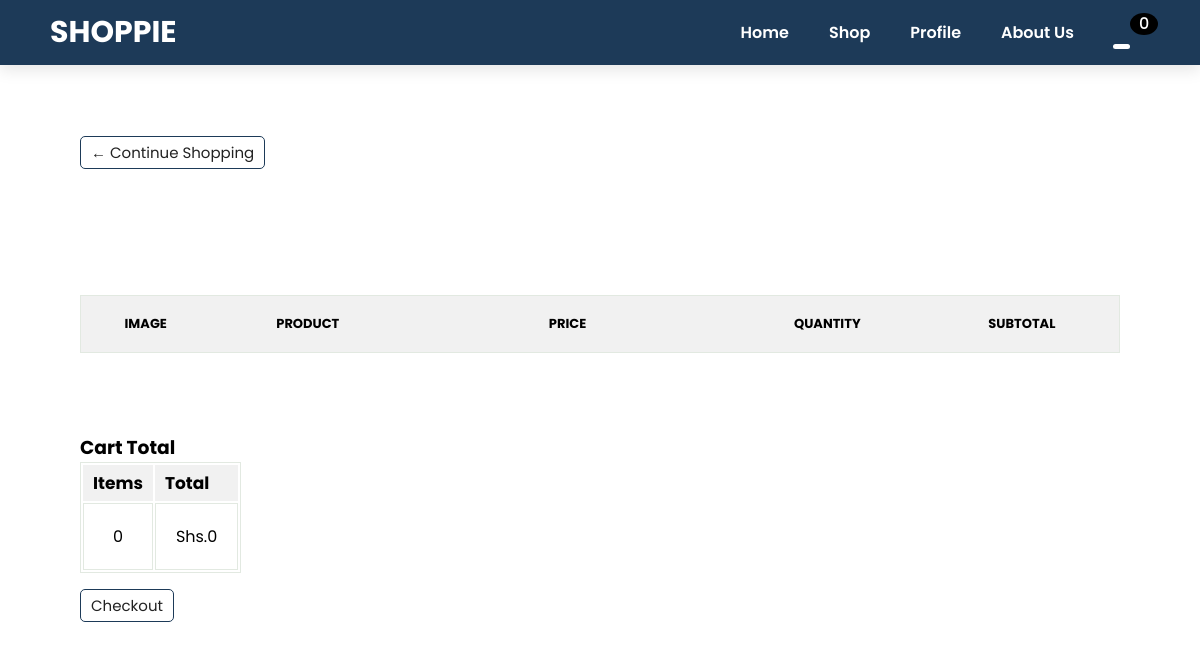
The page /cart/ (signed in) on the database as committed earlier.
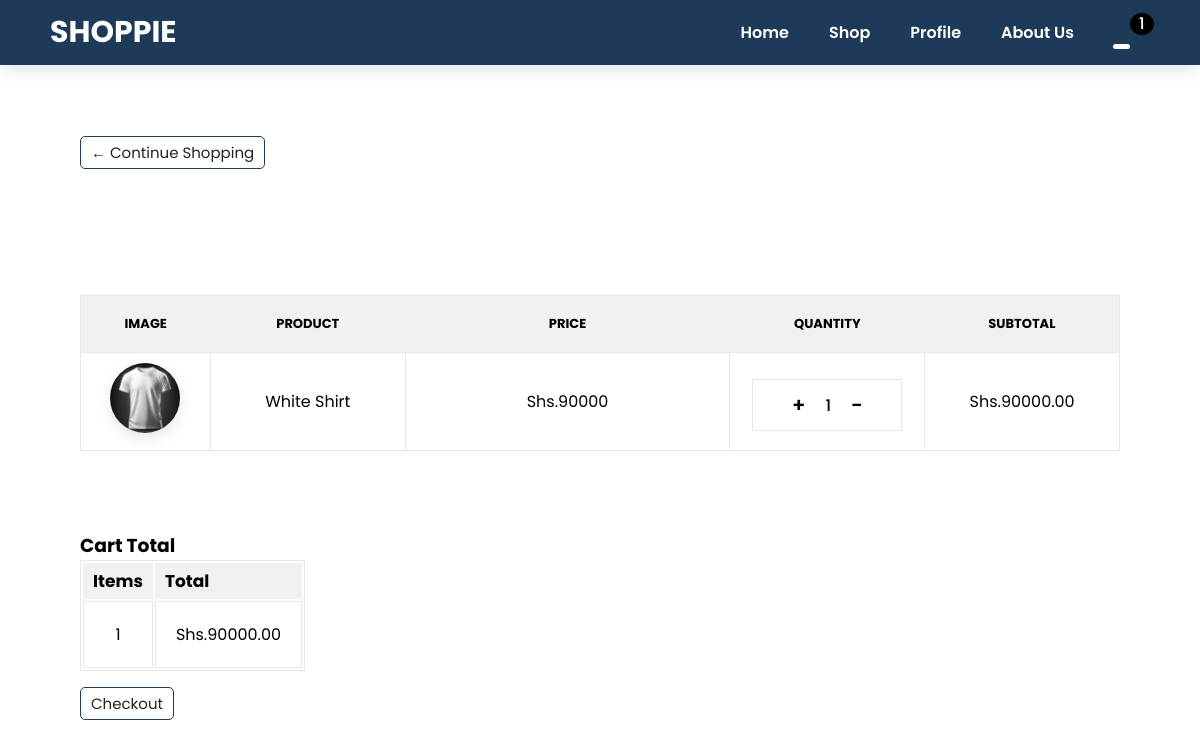
The same page on the database as committed later.
### shop/models.py (models this page shows, shortened)
class Order(models.Model):
    customer = models.ForeignKey(
        User, on_delete=models.SET_NULL, null=True, blank=True
    )
    date_ordered = models.DateTimeField(auto_now_add=True)
    complete = models.BooleanField(default=False)
    transaction_id = models.CharField(max_length=100)
    @property
    def get_cart_total(self):
        orderitems = self.orderitem_set.all()
        total = sum([item.get_total for item in orderitems])
        return total
    @property
    def get_cart_items(self):
        orderitems = self.orderitem_set.all()
        total = sum([item.quantity for item in orderitems])
        return total

class OrderItem(models.Model):
    product = models.ForeignKey(
        Product, on_delete=models.SET_NULL, null=True, blank=True
    )
    order = models.ForeignKey(Order, on_delete=models.SET_NULL, null=True, blank=True)
    quantity = models.IntegerField(default=0)
    date_added = models.DateTimeField(auto_now_add=True)
    @property
    def get_total(self):
        total = self.product.price * self.quantity
        return total

class Product(models.Model):
    name = models.CharField(max_length=100)
    description = models.TextField(null=True, blank=True)
    owner = models.ForeignKey(Business, on_delete=models.CASCADE, null=True)
    price = models.DecimalField(max_digits=12, decimal_places=2)
    digital = models.BooleanField(default=False)
    image = models.ImageField(null=True, blank=True, max_length=500)
    category = models.ForeignKey(
        Category, on_delete=models.SET_NULL, null=True, blank=True
    )
    rating = models.DecimalField(default=0.0, decimal_places=1, max_digits=3)
    @property
    def imageurl(self):
        try:
            url = self.image.url
        except:
            url = ""
        return url

### shop/views.py (the view)
# urls.py: path('cart/', cart, name="cart"),
def cart(request):
    data = cartData(request)
    cartItems = data["cartItems"]
    order = data["order"]
    items = data["items"]
    context = {
        "title": "CART",
        "items": items,
        "order": order,
        "cartItems": cartItems,
        "shipping": False,
    }
    return render(request, "shop/cart.html", context)

### shop/utilities.py (called while the page is built)
def cartData(request):
    if request.user.is_authenticated:
        customer = request.user
        order = Order.objects.filter(customer=customer, complete=False).first()
        if order == None:
            order = Order.objects.create(customer=customer, complete=False)
        items = order.orderitem_set.all()
        cartItems = order.get_cart_items
    else:
        cookieData = cookieCart(request)
        cartItems = cookieData["cartItems"]
        order = cookieData["order"]
        items = cookieData["items"]
    return {"cartItems": cartItems, "items": items, "order": order}

### shop/templates/shop/cart.html
{% extends 'shop/main.html' %} {% load static %} {% block content %}
      <div class="section-p1 mar-100">
            <a class="btn btn-outline-dark" href="{% url 'shop' %}"
        >&#x2190; Continue Shopping</a>
        </div>
      <br>
      <br>
      <section id="cart" class="section-p1">
        <table width="100%">
            <thead>
                <tr>
                    <td>IMAGE</td>
                    <td>PRODUCT</td>
                    <td>PRICE</td>
                    <td>QUANTITY</td>
                    <td>SUBTOTAL</td>
                </tr>
            </thead>
            <tbody>
                {% for item in items %}
                <tr>
                    <td><img class="product-img" src="{{ item.product.imageurl }}" alt=""></td>
                    <td>{{ item.product.name }}</td>
                    <td>Shs.{{ item.product.price|floatformat:0 }}</td>
                    <td class="qnty">
                            <span
                              class="chg-quantity update-cart"
                              data-action="add"
                              data-product="{{ item.product.id }}"
                            >+</span>
                            <span>{{ item.quantity }}</span>
                            <span
                              class="chg-quantity update-cart"
                              data-action="remove"
                              data-product="{{ item.product.id }}"
                            >-</span>
                    </td>
                    <td>Shs.{{ item.get_total }}</td>
                </tr>
                {% endfor %}
            </tbody>
        </table>
      </section>
      <section class="section-p1" id="cart-details">
          <h3>Cart Total</h3>
        <table id="subtotal">
            <thead>
                <tr>
                <td>Items</td>
                <td>Total</td>
                </tr>
            </thead>
            <tbody>
                <tr>
                    <td>{{ order.get_cart_items }}</td>
                    <td>Shs.{{ order.get_cart_total }}</td>
                </tr>
            </tbody>
        </table>
        <a class="btn btn-success"
        href="{% url 'checkout' %}"
        >Checkout</a>
      </section>
{% endblock content %}

### shop/templates/shop/main.html (shortened to what this page needs)
{% load static %}
<!DOCTYPE html>
<html lang="en">
<head>
        <link rel="stylesheet" href="{% static 'css/main.css' %}">
        <link rel="stylesheet" href="{% static 'css/index.css' %}">
        <link rel="stylesheet" href="https://pro.fontawesome.com/releases/v5.10.0/css/all.css" >
</head>
<body>
        <section id="header">
                <a class="logo" >SHOPPIE</a>
                <div>
                    <ul id="navbar">
                        <li><a {% if title == 'HOME' %} class="active" {% endif %} href="{% url 'home' %}" >Home</a></li>
                        <li><a {% if title == 'SHOP' %} class="active" {% endif %} href="{% url 'shop' %}" >Shop</a></li>
                        <li><a {% if title == 'PROFILE' %} class="active" {% endif %} href="{% url 'profile' %}">Profile</a></li>
                        <li><a {% if title == 'ABOUT' %} class="active" {% endif %} href="{% url 'about' %}">About Us</a></li>
                        <li><a {% if title == 'CART' or title == 'CHECKOUT' %} class="active" {% endif %} href="{% url 'cart' %}"><i class="icon far fa-shopping-bag">
                            <span id="cart-total">{{ cartItems }}</span>
                        </i></a></li>
                    </ul>
                </div>
    </section>
    <div class="cont">{% block content %} {% endblock content %}</div>
  </body>
</html>

### static/css/main.css (style rules this page uses)
* { margin: 0; padding: 0; box-sizing: border-box; font-family:"Poppins"; }
body { overflow-x: hidden; }
html { scroll-behavior: smooth; }
.section-p1 { padding: 40px 80px; }
.logo { font-size:30px; font-weight: 700; color:black; text-decoration: none; }
#header .logo { color: #fff; }
#header { display: flex; align-items:center; justify-content: space-between; padding:10px 50px; background-color: #1d3a58; box-shadow:0 5px 15px rgba(0,0,0,0.1); z-index:1000; position:fixed; top:0; right:0; left:0; }
#navbar { display:flex; align-items:center; justify-content: center; }
#navbar li { list-style:none; padding:0 20px; position: relative; }
#navbar li a { text-decoration:none; font-size:16px; font-weight:600 ; color: #fff; transition: 0.3s all ease; }
#navbar li a:hover, #navbar li a.active { color: #fff; }
#navbar li a.active::after ,#navbar li a:hover::after { content:""; width:30%; height: 20%; background: #fff; position: absolute; bottom: -4px; right: 20px; border-radius:5px; }
#cart table { width:100%; border-collapse: collapse; table-layout: fixed; white-space: nowrap; border: 1px solid #e2e9e1; }
#cart .product-img { width:70px; height:70px; object-fit: cover; margin:10px 0; border-radius: 50%; box-shadow:0px 5px 15px rgba(0,0,0,0.1); }
#cart table td:nth-child(1) { width: 100px; text-align:center; }
#cart table td:nth-child(2) { width: 150px; text-align:center; }
#cart table td:nth-child(3) { width: 250px; text-align:center; }
#cart table td:nth-child(5), #cart table td:nth-child(4) { width: 150px; text-align:center; }
#cart table thead { border:1px solid #e2e9e1; background-color: rgba(121, 118, 118, 0.1); }
#cart table thead td { font-weight: 700; font-size: 13px; padding:18px 0; }
#cart table tbody td { border: 1px solid #e2e9e1; }
.qnty { display: flex; align-items: center; justify-content: center; padding:10px 5px; gap:20px; position:relative; left:50%; top:50%; transform:translate(-50%, 50%); font-weight: 500; }
.chg-quantity { cursor:pointer; transition:all 0.2s linear; font-size:20px; font-weight: 600; }
#subtotal { margin-bottom: 20px; border:1px solid #e2e9e1; }
#subtotal thead tr { border:1px solid #e2e9e1; background-color: rgba(121, 118, 118, 0.1); }
#subtotal thead td { font-weight: 700; font-size: 17px; padding:5px 10px; }
#subtotal tbody td { border: 1px solid #e2e9e1; padding:20px; text-align: center; }
#make-payment, .btn { padding:5px 10px; border:1px solid #1d3a58; color:#222; text-decoration: none; border-radius:5px; transition:all 0.2s linear; background-color: transparent; max-width: 140px; font-size:15px; cursor: pointer; text-wrap: nowrap; }
.mar-100 { margin-top:100px; }

### static/css/index.css (style rules this page uses)
#cart-total { position: absolute; background-color: black; color:white; padding:3px 9px; font-weight: 500; border-radius: 50%; top:-70%; }
.icon { position: relative; }

Rows that differ between the two databases and show on the page:
added OrderItem: product.imageurl (picture), product.name "White Shirt", product.price "90000", quantity "1", get_total "90000.00"
computed for Order: get_cart_items "0" → "1"; get_cart_total "0" → "90000.00"
Other text that changed with them:
{{ cartItems }}: "0" → "1"
